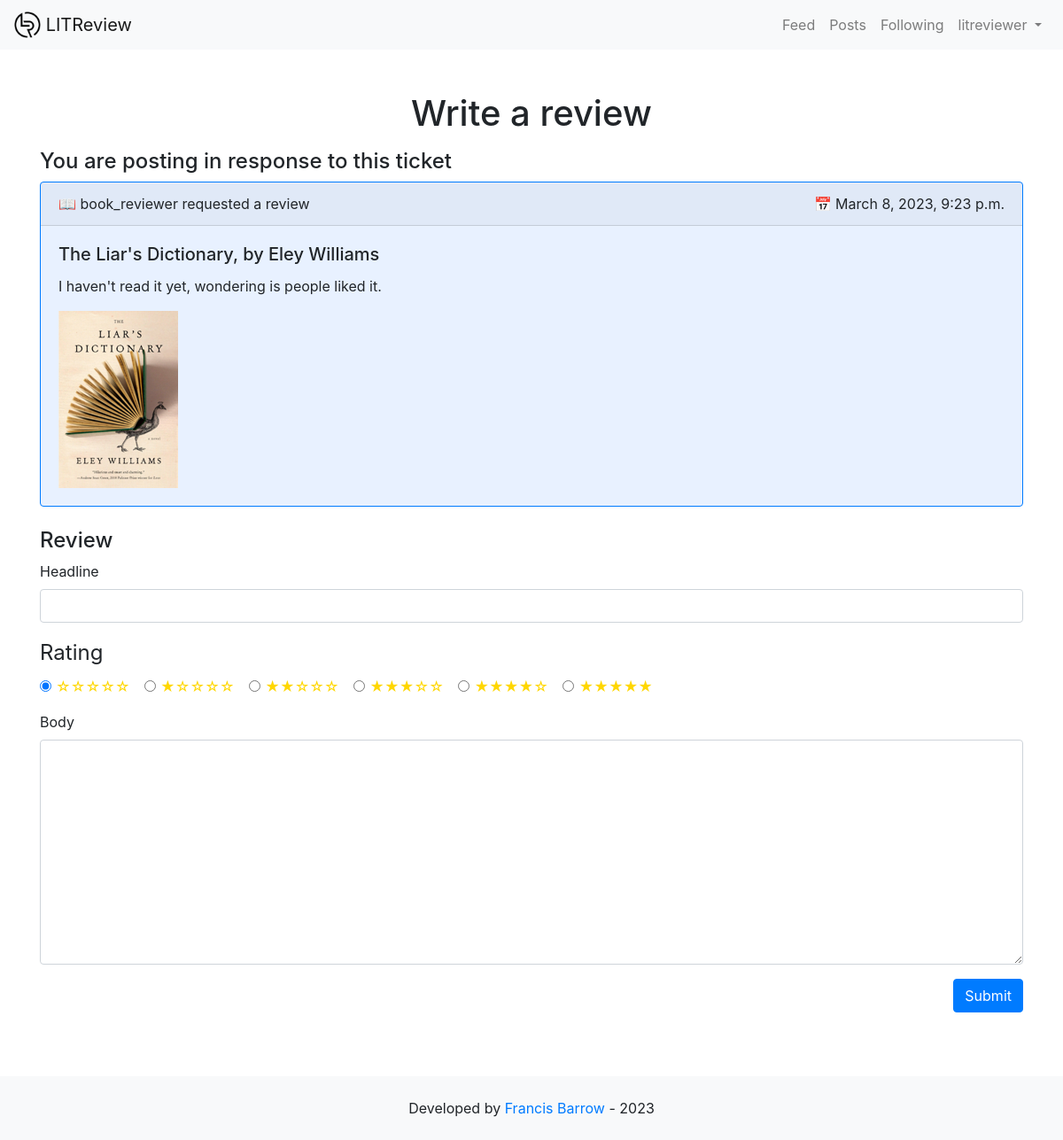
The app's page /tickets/8/write_review/ (signed in), older data.
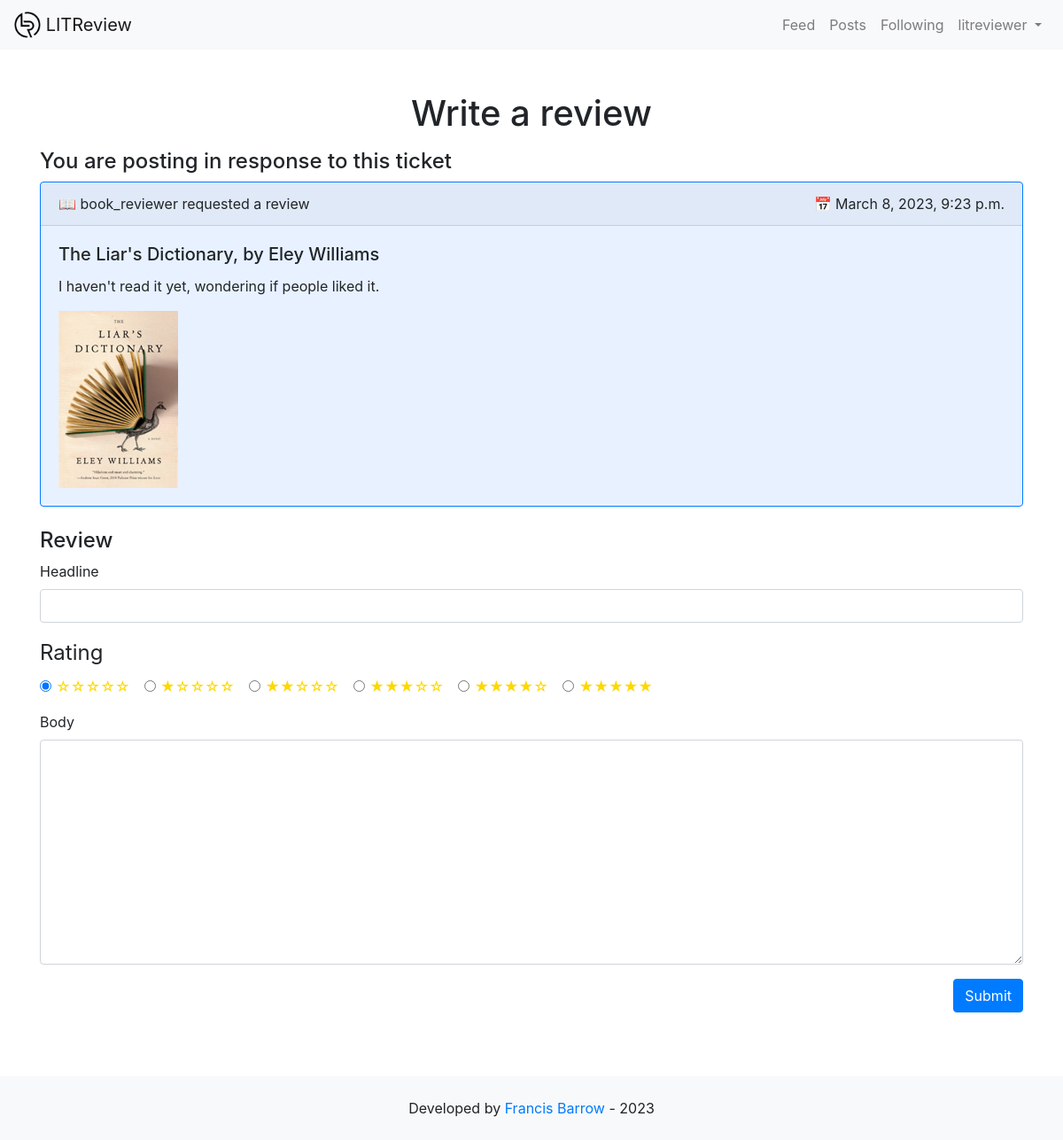
The same page, newer data.
### reviews/models.py (models this page shows, shortened)
class Ticket(models.Model):
    IMAGE_MAX_SIZE = (700, 200)
    title = models.CharField(max_length=128)
    description = models.TextField(max_length=2048, blank=True)
    user = models.ForeignKey(to=settings.AUTH_USER_MODEL,
                             on_delete=models.CASCADE)
    image = models.ImageField(null=True, blank=True)
    time_created = models.DateTimeField(auto_now_add=True)

### authentication/models.py (models this page shows)
class User(AbstractUser):
    follows = models.ManyToManyField(
        'self',
        symmetrical=False,
        blank=True
    )

### reviews/views.py (the view, shortened to what this page needs)
@login_required
def write_review_from_ticket(request, ticket_id):
    form = forms.ReviewForm()
    ticket = get_object_or_404(models.Ticket, id=ticket_id)
    reviews = ticket.review_set.all()
    for review in reviews:
        if review.user == request.user:
            messages.warning(request,
                             "You already posted a review for this ticket. "
                             "You can edit your review here.")
            return redirect('edit_review', review.id)
    return render(request,
                  'reviews/write_review.html',
                  context={'form': form,
                           'ticket': ticket})

### reviews/forms.py
class ReviewForm(forms.ModelForm):
    def __init__(self, *args, **kwargs):
        super().__init__(*args, **kwargs)
        self.helper = FormHelper()
        self.helper.layout = Layout(
            'headline',
            InlineRadios('rating', css_class='stars'),
            'body'
        )
        self.helper.form_tag = False
        self.helper.disable_csrf = True
    class Meta:
        model = models.Review
        fields = ['headline', 'rating', 'body']
        widgets = {'rating': forms.RadioSelect()}

### reviews/templatetags/reviews_extras.py (called while the page is built)
@register.simple_tag(takes_context=True)
def get_poster_display(context, user):
    if context['user'] == user:
        return 'You'
    return user.username

### reviews/templates/reviews/write_review.html (shortened to what this page needs)
{% extends 'base.html' %}
{% load crispy_forms_tags %}
{% block content %}
<h1 class="text-center mt-5 mb-3">Write a review</h1>
<h4>You are posting in response to this ticket</h4>
{% include 'reviews/partials/ticket_snippet.html' with reviewing=True %}
<h4 class="mt-4">Review</h4>
<form method="post">
    {% crispy form %}
    <input class=" btn btn-primary float-right mb-5" type="submit" value="Submit">
</form>
{% endblock %}

### reviews/templates/reviews/partials/ticket_snippet.html (shortened to what this page needs)
{% load reviews_extras %}
<div class="card border-primary bg-ticket my-2">
    <div class="card-header d-flex">
        <span class="flex-fill ">📖 {% get_poster_display ticket.user %} requested a review</span>
        <span class="flex-fill text-right">📅 {{ ticket.time_created }}</span>
    </div>
    <div class="card-body">
        <h5 class="card-title">{{ ticket.title }}</h5>
        <div class="card-text">{{ ticket.description }}</div>
        <div class="row align-items-end">
            <div class="card-img-container mt-3 col">
            {% if ticket.image %}
                  <img src="{{ ticket.image.url }}" alt="">
            {% endif %}
            </div>
        </div>
    </div>
</div>

Row changes from the older to the newer data that the page shows:
changed Ticket "The Liar's Dictionary, by Eley Williams": description "I haven't read it yet, wondering is people liked it." → "I haven't read it yet, wondering if people liked it."
